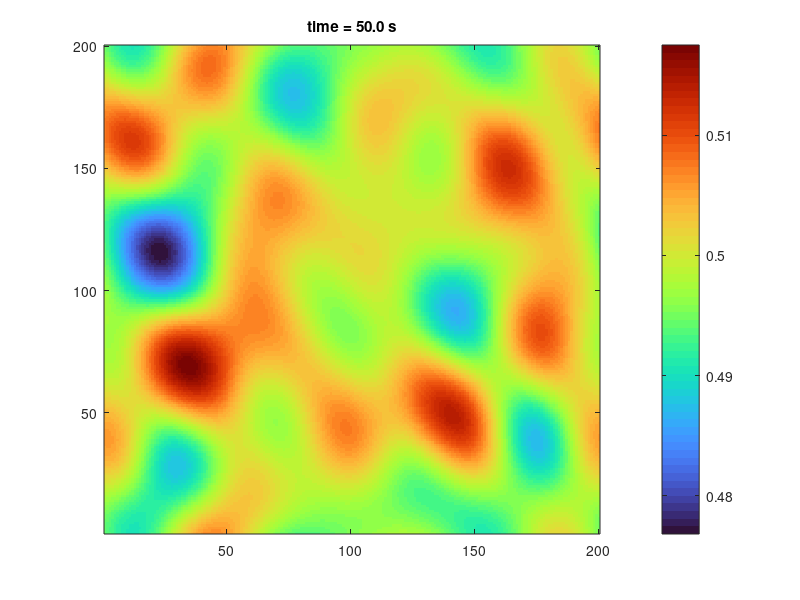

Source code (MATLAB):
clc, clear, close all

% Function Size
Sx = 2; % [m]
Sy = 2; % [m]

% number of point
Nx = 200;
Ny = round(Nx*Sy/Sx);

% Generate Random Function


figure(88)
axis equal tight
colormap turbo

for t = 1:50
    f = 0.02;   % control the randomness  
            % higher = faster randomness (higher noise frequency)
    rand('seed',69)
    % 0.999 to make sure f is less than 1
    nx1 = 1 + floor(0.999*f*Nx);
    nx2 = Nx - nx1 + 1;
    ny1 = 1 + floor(0.999*f*Nx);
    ny2 = Nx - nx1 + 1;
    
    F = rand(Nx,Ny);
    F = fft2(F);   % 2D FFT
    F(nx1:nx2 - 0.5*sin(t/2), :) = 0;
    F(:, ny1:ny2 - 0.5*cos(t/2)) = 0;
    
    F = real(ifft2(F));  % 2D iFFT
    
    % Function Axes
    dx = Sx/Nx;
    xa = [0.5:Nx-0.5]*dx;
    dy = Sy/Ny;
    ya = [0.5:Ny-0.5]*dy;
    
    % Draw Function
    % imagesc(xa,ya,F.')
    
%     colorbar
    imagesc(F)
    title(num2str(t,'time = %4.1f s'))
    set(gca, 'YDir', 'normal')
    colorbar
    pause(0.1)
    
    
end


set(gca, 'YDir', 'normal')

